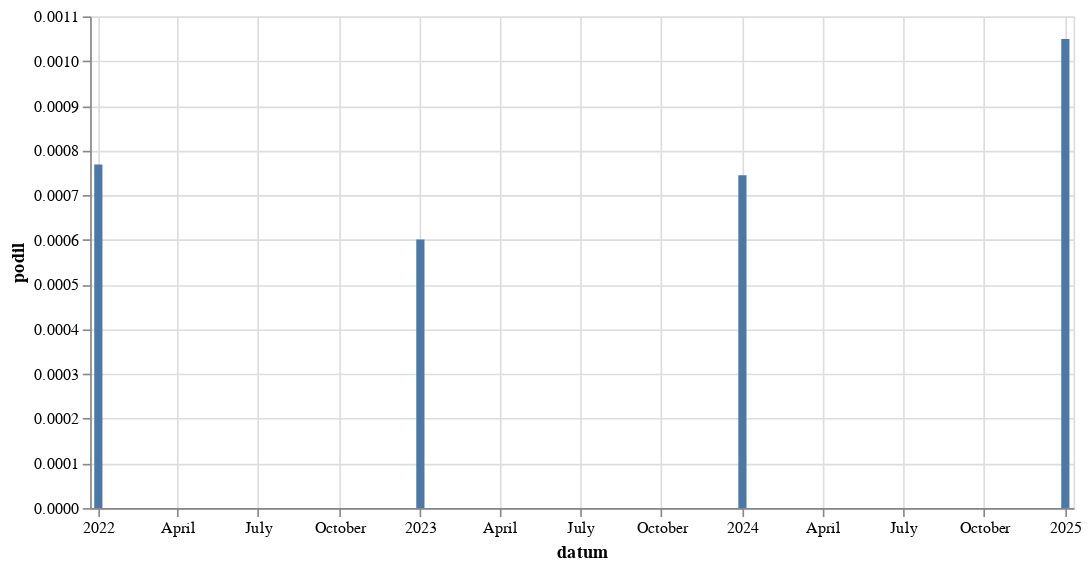

The notebook cell this image was saved under:
### Code cell
alt.Chart(
    hledej(r"Fialo\w{1,5} drahot[auoě]").to_pandas(),
    width = 600
).mark_bar(
).encode(
    alt.X('datum:T'),
    alt.Y('podil:Q')
)

### Figure 1 — Vega-Lite specification as saved in the notebook (floating-point values rounded to 4 significant figures)
{"config": {"view": {"continuousWidth": 300, "continuousHeight": 300}}, "data": {"name": "data-57e8eaa5ace26627e875d0cc7415468c"}, "mark": {"type": "bar"}, "encoding": {"x": {"field": "datum", "type": "temporal"}, "y": {"field": "podil", "type": "quantitative"}}, "width": 600, "$schema": "https://vega.github.io/schema/vega-lite/v5.8.0.json", "datasets": {"data-57e8eaa5ace26627e875d0cc7415468c": [{"datum": "2022-01-01T00:00:00", "text": 16, "text_right": 20822, "podil": 0.0007684, "co": "Fialo\\w{1,5} drahot[auoě]"}, {"datum": "2023-01-01T00:00:00", "text": 15, "text_right": 24959, "podil": 0.000601, "co": "Fialo\\w{1,5} drahot[auoě]"}, {"datum": "2024-01-01T00:00:00", "text": 18, "text_right": 24168, "podil": 0.0007448, "co": "Fialo\\w{1,5} drahot[auoě]"}, {"datum": "2025-01-01T00:00:00", "text": 11, "text_right": 10482, "podil": 0.001049, "co": "Fialo\\w{1,5} drahot[auoě]"}]}}
